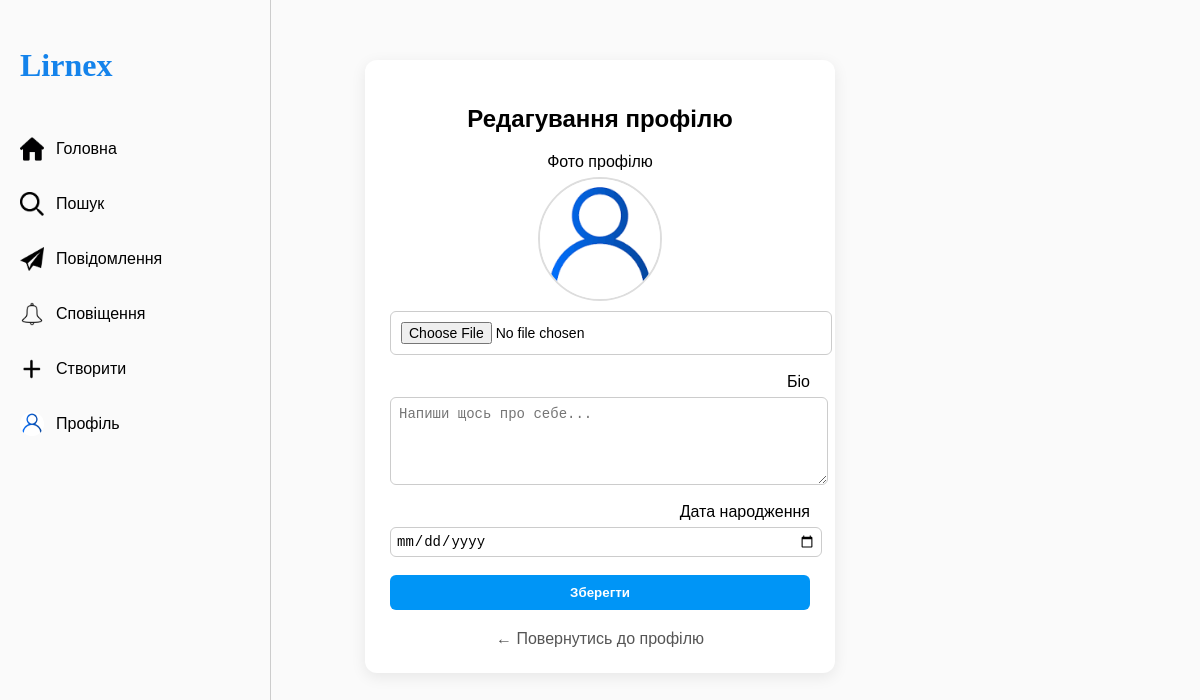
Before: /user/edit/ (signed in) with the older database file.
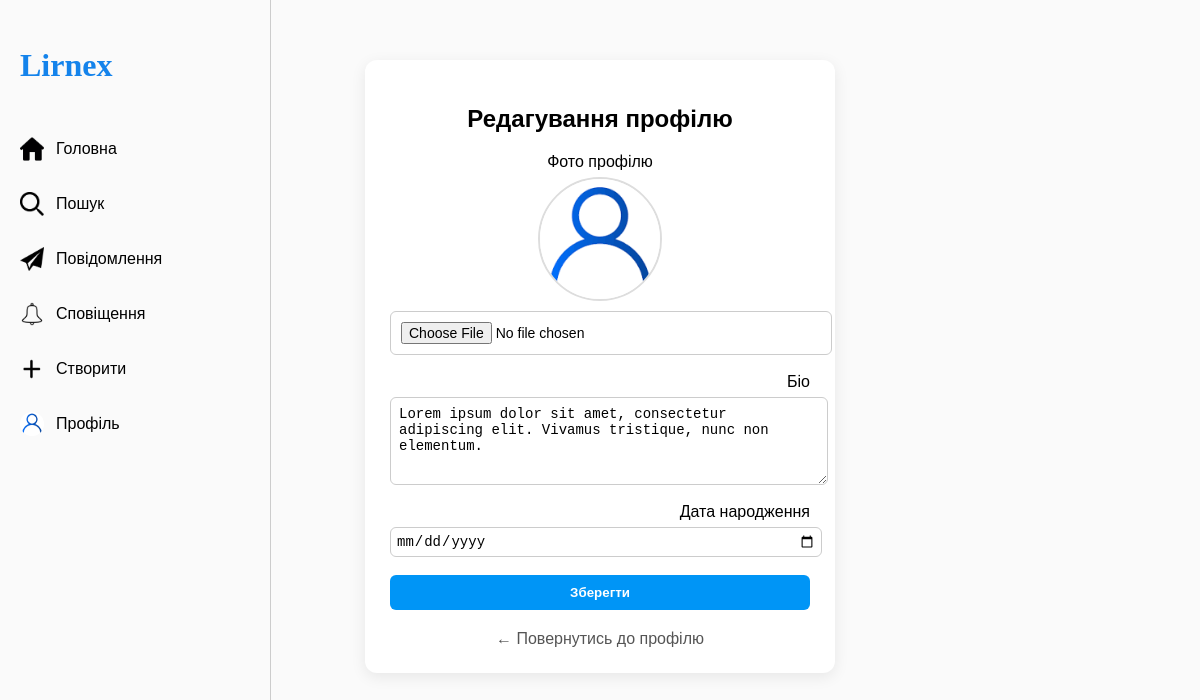
After: the same page with the newer database file.
### user/models.py (models this page shows)
class Profile(models.Model):
    user = models.OneToOneField(User, on_delete=models.CASCADE)
    bio = models.TextField(max_length=120,blank=True, null=True)
    photo_profile = models.ImageField(upload_to='profile_photos/',  default='profile_photos/default.png',blank=True)
    birthday = models.DateField(blank=True, null=True)
    create_at = models.DateTimeField(auto_now_add=True)
    following = models.ManyToManyField('self', symmetrical=False, related_name='followers', blank=True)

### user/views.py (the view, shortened to what this page needs)
# urls.py: path("edit/", ProfileUpdateView.as_view(), name="update_profile"),
class ProfileUpdateView(LoginRequiredMixin, UpdateView):
    model = Profile
    form_class = ProfileForm
    template_name = 'user/update_profile.html'
    def get_object(self, queryset=None):
        return self.request.user.profile

### user/forms.py
class ProfileForm(forms.ModelForm):
    photo_profile = forms.ImageField(
        required=False,
        widget=FileInput(attrs={'class': 'file-input'})
    )
    class Meta:
        model = Profile
        fields = ['photo_profile', 'bio', 'birthday']
        widgets = {
            'bio': forms.Textarea(attrs={
                'placeholder': 'Напиши щось про себе...',
                'rows': 3,
                'style': 'width:100%; padding:8px;'
            }),
            'birthday': DateInput(attrs={
                'type': 'date',
                'style': 'padding:5px;'
            }),
        }

### basic/context_processors.py (called while the page is built)
def unread_notifications(request):
    if request.user.is_authenticated:
        return {
            'unread_notifications': Notification.objects.filter(
                to_user=request.user,
                is_read=False
            ).count()
        }
    return {}

### user/templates/user/update_profile.html (shortened to what this page needs)
{% extends "basic/home.html" %}
{% load static %}
{% block extra_css %}
<link rel="stylesheet" href="{% static 'css/profile.css' %}">
{% endblock %}
{% block content %}
<div class="profile-edit-wrapper">
    <div class="profile-edit-card">
        <h2>Редагування профілю</h2>
        <form method="POST" enctype="multipart/form-data" class="profile-edit-form">
            <div class="form-group avatar-group">
                <label>Фото профілю</label>
                <div class="avatar-preview-container">
                    <img
                        id="avatarPreview"
                        src="{{ request.user.profile.photo_profile.url }}"
                        alt="Avatar">
                </div>
                {{ form.photo_profile }}
            </div>
            <div class="form-group">
                <label>Біо</label>
                {{ form.bio }}
            </div>
            <div class="form-group">
                <label>Дата народження</label>
                {{ form.birthday }}
            </div>
            <button type="submit" class="save-btn">
                Зберегти
            </button>
        </form>
        <a href="{% url 'user:profile' request.user.username %}" class="back-link">
            ← Повернутись до профілю
        </a>
    </div>
</div>
{% endblock %}

Changed rows visible on the page:
changed Profile: bio (not shown) → "Lorem ipsum dolor sit amet, consectetur adipiscing elit. Vivamus tristique, nunc non elementum."
